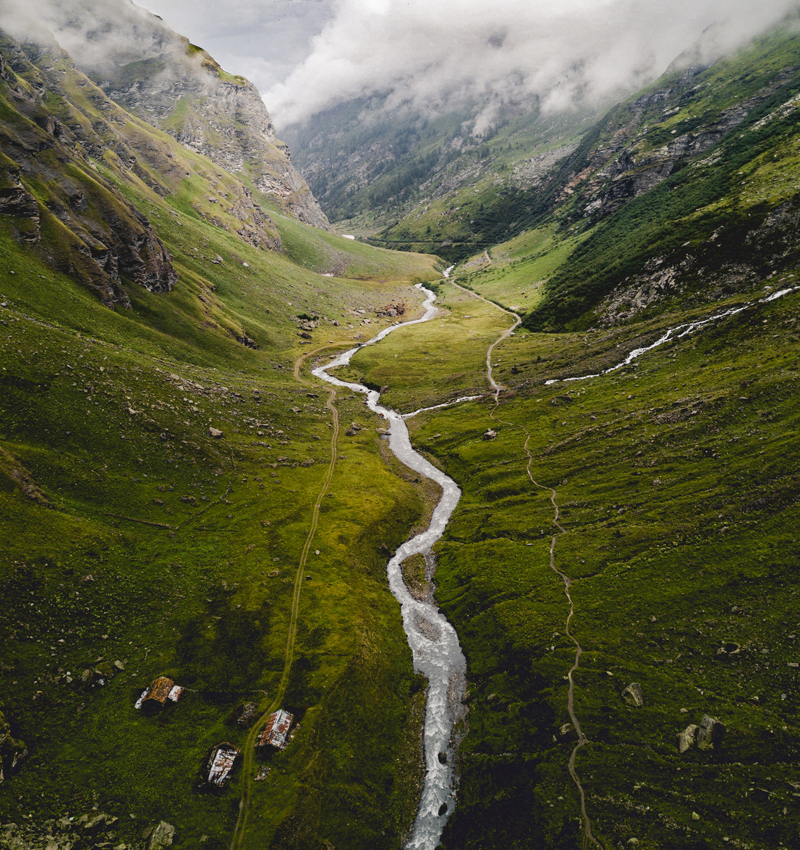
#> input picture python/opencv/feathered-edges/bg.jpg, 800 x 850 px
$ python debug_mask_applied.py bg.jpg
#> lines starting #> are read from the running program, lines starting #| are printed output that depends on the picture; after the words box and inside, x2 and y2 are one past the last pixel; in counts of white or black regions, pixels touching at a corner belong together
### python/opencv/feathered-edges/helpers_cv2.py
import os
from pathlib import Path
import math
import cv2
import numpy
from PIL import Image
from PIL import ImageCms
from PIL import ImageFile
ImageFile.LOAD_TRUNCATED_IMAGES = True

cwd = os.path.dirname(os.path.abspath(__file__))

def cmyk_to_bgr(cmyk_img):
#> called with cmyk_img = 'bg.jpg'
    img = Image.open(cmyk_img)
#> img is the input picture: PIL image 800x850 RGB; mean R, G, B 86.4, 86.8, 58.4
    if img.mode == "CMYK":
        img = ImageCms.profileToProfile(img, cwd + "\\Color Profiles\\USWebCoatedSWOP.icc", cwd + "\\Color Profiles\\sRGB_Color_Space_Profile.icm", outputMode="RGB")
    return cv2.cvtColor(numpy.array(img), cv2.COLOR_RGB2BGR)

def gray_to_bgr(img):
    if len(img.shape) == 2:
        img = cv2.cvtColor(img, cv2.COLOR_GRAY2BGR)
    return img

def threshold(img, thresh=128, maxval=255, type=cv2.THRESH_BINARY):
#> called with thresh = 240, maxval = 255, type = 1
    if len(img.shape) == 3:
        img = cv2.cvtColor(img, cv2.COLOR_BGR2GRAY)
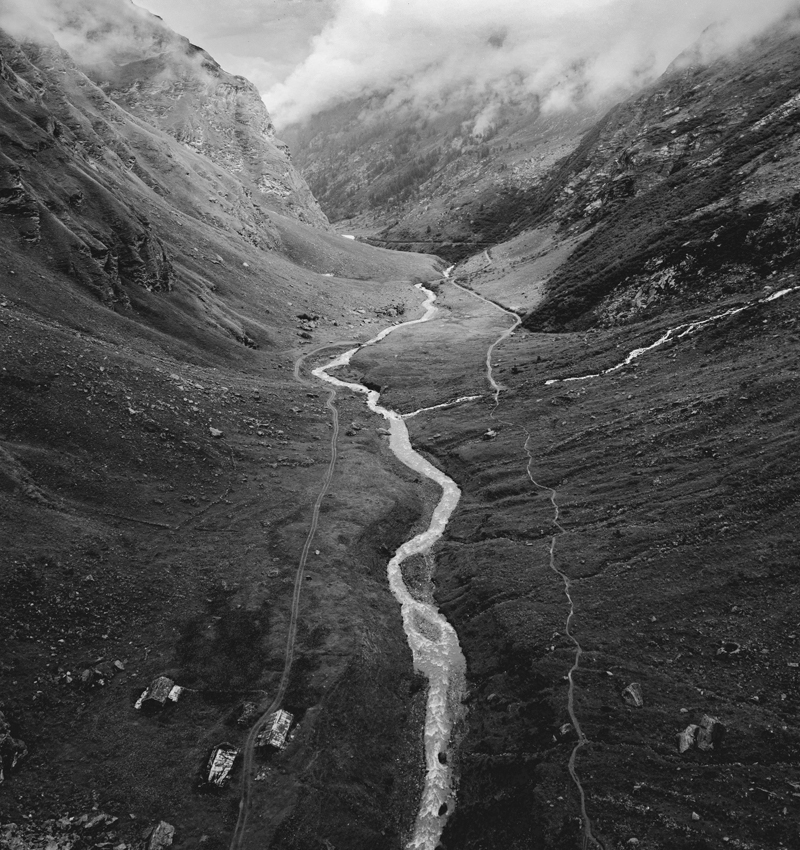
#> img: shape (850, 800); min 8, max 251, mean 83.4
    threshed = cv2.threshold(img, thresh, maxval, type)[1]
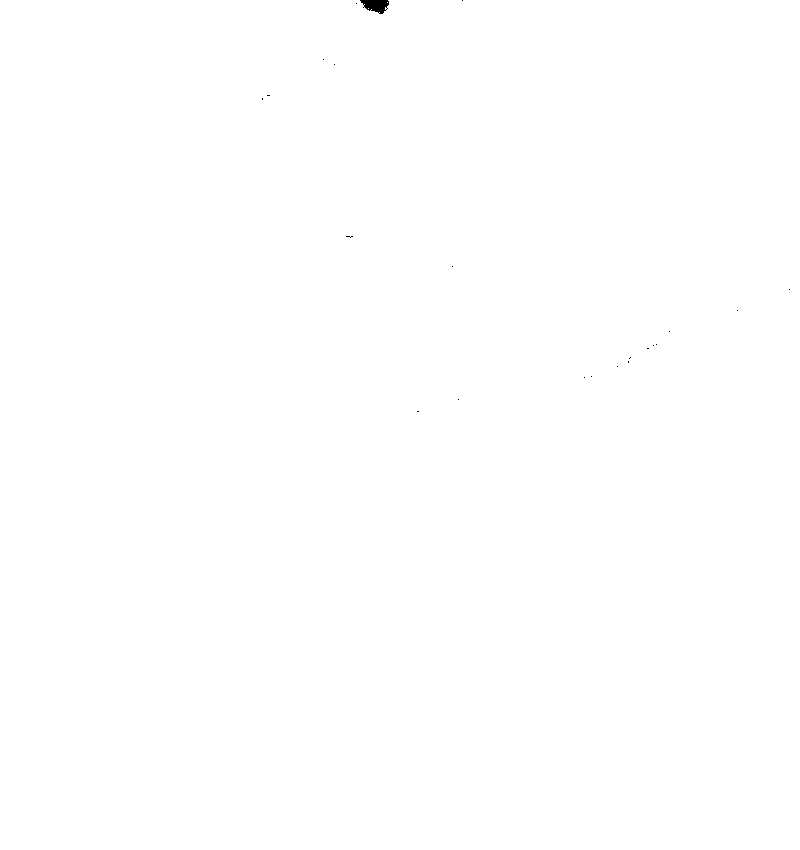
#> threshed: shape (850, 800); 100% white; 22 black regions (21 under 20 px), largest, box (x1, y1, x2, y2) and area: (360, 0, 389, 14) 274
    return threshed

def find_contours(img):
    kernel   = cv2.getStructuringElement(cv2.MORPH_ELLIPSE, (11,11))
    morphed  = cv2.morphologyEx(img, cv2.MORPH_CLOSE, kernel)
#> morphed: shape (850, 800); 100% white; 1 black region
    contours = cv2.findContours(morphed, cv2.RETR_EXTERNAL, cv2.CHAIN_APPROX_SIMPLE)
#> contours = 1 contour; box (x1, y1, x2, y2) and area: (0, 0, 800, 850) 678124
    return contours[-2]

def max_contour(contours):
    return sorted(contours, key=cv2.contourArea)[-1]

def mask_from_contours(ref_img, contours):
    mask = numpy.zeros(ref_img.shape, numpy.uint8)
    mask = cv2.drawContours(mask, contours, -1, (255,255,255), -1)
    return cv2.cvtColor(mask, cv2.COLOR_BGR2GRAY)

def dilate_mask(mask, kernel_size=11):
    kernel  = numpy.ones((kernel_size,kernel_size), numpy.uint8)
    dilated = cv2.dilate(mask, kernel, iterations=1)
    return dilated

# [25 lines left out: functions draw_contours, smooth_mask, alpha_blend, odd, not called in this run]

### python/opencv/feathered-edges/debug_mask_applied.py
import sys
from pathlib import Path
from helpers_cv2 import *
import cv2
import numpy

img_path = Path(sys.argv[1])

img      = cmyk_to_bgr(str(img_path))
threshed = threshold(img, 240, type=cv2.THRESH_BINARY_INV)
contours = find_contours(threshed)
mask     = mask_from_contours(img, contours)
#> in mask_from_contours, `mask = cv2.drawContours(mask, contours, -1, (255,255,255), -1)`: mask: shape (850, 800, 3); 100% white; 1 black region, box (x1, y1, x2, y2) and area: (363, 0, 387, 13) 223
mask     = dilate_mask(mask, 50)
#> in dilate_mask, `dilated = cv2.dilate(mask, kernel, iterations=1)`: dilated: shape (850, 800); every value is 255
# mask     = cv2.GaussianBlur(mask, (51,51), 0)

crop = cv2.bitwise_or(img, img, mask=mask)

bg      = cv2.imread("bg.jpg")
bg_mask = cv2.bitwise_not(mask)
#> bg_mask: shape (850, 800); every value is 0
bg_crop = cv2.bitwise_or(bg, bg, mask=bg_mask)
#> bg_crop: shape (850, 800, 3); every value is 0

final = cv2.bitwise_or(crop, bg_crop)


thumb_w = 200
thumb_h = 213

debug = numpy.full((530, 930, 3), 200, dtype=numpy.uint8)

thumb_img  = cv2.resize(img.copy(), (thumb_w, thumb_h), interpolation = cv2.INTER_AREA)
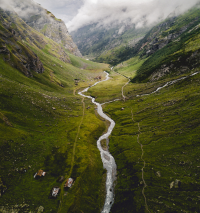
#> thumb_img: shape (213, 200, 3); mean B, G, R 58.4, 86.8, 86.4
thumb_mask = cv2.resize(gray_to_bgr(mask.copy()), (thumb_w, thumb_h), interpolation = cv2.INTER_AREA)
#> in gray_to_bgr, `img = cv2.cvtColor(img, cv2.COLOR_GRAY2BGR)`: img: shape (850, 800, 3); every value is 255
#> thumb_mask: shape (213, 200, 3); every value is 255
thumb_crop = cv2.resize(crop.copy(), (thumb_w, thumb_h), interpolation = cv2.INTER_AREA)

thumb_bg      = cv2.resize(bg.copy(), (thumb_w, thumb_h), interpolation = cv2.INTER_AREA)
thumb_bg_mask = cv2.resize(gray_to_bgr(bg_mask.copy()), (thumb_w, thumb_h), interpolation = cv2.INTER_AREA)
#> thumb_bg_mask: shape (213, 200, 3); every value is 0
thumb_bg_crop = cv2.resize(bg_crop.copy(), (thumb_w, thumb_h), interpolation = cv2.INTER_AREA)

thumb_final   = cv2.resize(final.copy(), (thumb_w, thumb_h), interpolation = cv2.INTER_AREA)

x_text = 20
x_off = 20
y_off = 20
debug[y_off : y_off + thumb_h, x_off : x_off + thumb_w] = thumb_img
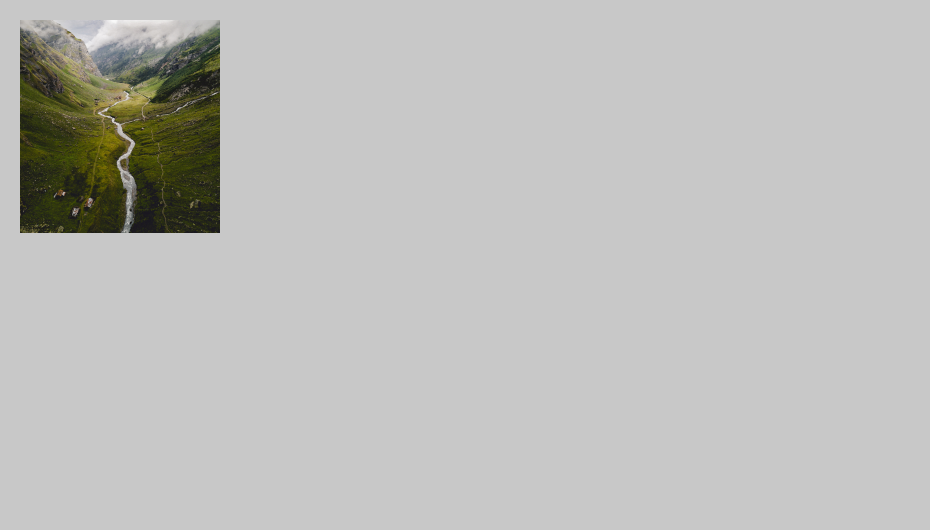
#> debug: shape (530, 930, 3); mean B, G, R 187.8, 190.2, 190.2
cv2.putText(debug, "image", (x_off + x_text, y_off + thumb_h + x_text), cv2.FONT_HERSHEY_PLAIN , 1, (0,0,0))
#> debug: shape (530, 930, 3); 0.02% of pixels changed, all inside (x1, y1, x2, y2) = (41, 242, 86, 256)

x_off = x_off + thumb_w + 20
debug[y_off : y_off + thumb_h, x_off : x_off + thumb_w] = thumb_mask
cv2.putText(debug, "mask", (x_off + x_text, y_off + thumb_h + x_text), cv2.FONT_HERSHEY_PLAIN , 1, (0,0,0))
#> debug: shape (530, 930, 3); mean B, G, R 192.4, 194.9, 194.9

x_off = x_off + thumb_w + 20
debug[y_off : y_off + thumb_h, x_off : x_off + thumb_w] = thumb_crop
cv2.putText(debug, "crop", (x_off + x_text, y_off + thumb_h + x_text), cv2.FONT_HERSHEY_PLAIN , 1, (0,0,0))
#> debug: shape (530, 930, 3); mean B, G, R 180.2, 185.1, 185


x_off = 20
y_off = 20 + thumb_h + 40
debug[y_off : y_off + thumb_h, x_off : x_off + thumb_w] = thumb_bg
cv2.putText(debug, "bg", (x_off + x_text, y_off + thumb_h + x_text), cv2.FONT_HERSHEY_PLAIN , 1, (0,0,0))
#> debug: shape (530, 930, 3); mean B, G, R 167.9, 175.3, 175.2

x_off = x_off + thumb_w + 20
debug[y_off : y_off + thumb_h, x_off : x_off + thumb_w] = thumb_bg_mask
cv2.putText(debug, "bg_mask", (x_off + x_text, y_off + thumb_h + x_text), cv2.FONT_HERSHEY_PLAIN , 1, (0,0,0))
#> debug: shape (530, 930, 3); mean B, G, R 150.6, 157.9, 157.8

x_off = x_off + thumb_w + 20
debug[y_off : y_off + thumb_h, x_off : x_off + thumb_w] = thumb_bg_crop
cv2.putText(debug, "bg_crop", (x_off + x_text, y_off + thumb_h + x_text), cv2.FONT_HERSHEY_PLAIN , 1, (0,0,0))
#> debug: shape (530, 930, 3); mean B, G, R 133.2, 140.6, 140.5


# y_off = y_off - 20 - int(thumb_h/2)
x_off = x_off + thumb_w + 50
debug[y_off : y_off + thumb_h, x_off : x_off + thumb_w] = thumb_final
cv2.putText(debug, "crop + bg_crop", (x_off + x_text, y_off + thumb_h + x_text), cv2.FONT_HERSHEY_PLAIN , 1, (0,0,0))
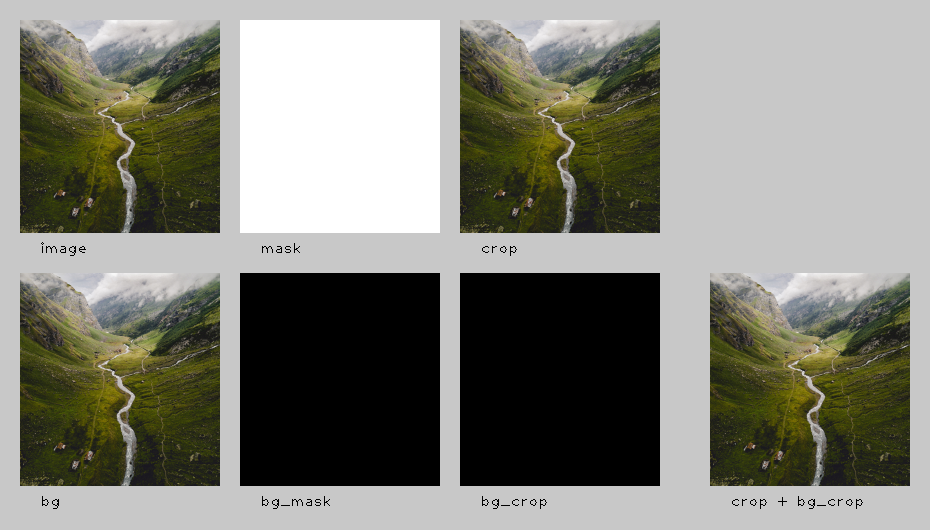
#> debug: shape (530, 930, 3); mean B, G, R 120.9, 130.7, 130.6


# cv2.imwrite(str(img_path.parent) + "/" + img_path.stem + "_mask_debug"   + img_path.suffix, debug)
# cv2.imwrite(str(img_path.parent) + "/" + img_path.stem + "_mask_final"   + img_path.suffix, final)

cv2.imshow("debug", debug)

cv2.waitKey(0)
cv2.destroyAllWindows()
